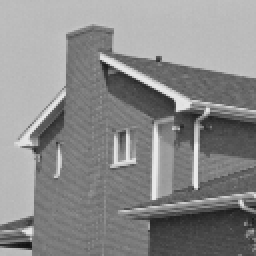
%> input picture HW2/LR_House.png, 128 x 128 px (shown 2 times larger)
$ octave Q4.m   (GNU Octave 9; MATLAB toolbox functions it lacks are replaced by stand-ins)
%> lines starting %> are read from the running program, lines starting %| are printed output that depends on the picture
### HW2/My_Imresize_BL.m
function out = My_Imresize_BL(Input_Image, Resizing_Factor)
  [rows, collumns, ~] = size(Input_Image);
    out = zeros(rows*Resizing_Factor, collumns*Resizing_Factor);
    for i = 1: size(out, 1)
        for j = 1: size(out, 2)
           x = i/Resizing_Factor - floor(i/Resizing_Factor);
           y = j/Resizing_Factor - floor(j/Resizing_Factor);

           i_temp = ceil(i/Resizing_Factor);
           j_temp = ceil(j/Resizing_Factor);

           if(i_temp == 1 && j_temp == 1)
               a = Input_Image(1, 1);
           elseif(i_temp == 1)
               a = Input_Image(1, j_temp-1);
           elseif(j_temp==1)
               a = Input_Image(i_temp,1);
           elseif(i_temp ~= 1 && j_temp ~=1)
               a = Input_Image(i_temp-1, j_temp-1);
           end
           if(i_temp == 1)
               b = Input_Image(1, j_temp);
           else
               b = Input_Image(i_temp-1, j_temp);
           end
           if(j_temp == 1)
               c = Input_Image(i_temp, 1);
           else
               c = Input_Image(i_temp, j_temp-1);
           end
           d = Input_Image(i_temp, j_temp);

           e = a*(1-x)*(1-y)+b*x*(1-y)+c*(1-x)*y+d*x*y;
           out(i, j) = e;
        end
    end
end

### HW2/Q4.m
clc; clear; close all;

I = rgb2gray(im2double(imread('LR_House.png')));
%> I: size 128x128 double; min 0.0667, max 0.933, mean 0.542
I2 = rgb2gray(im2double(imread('House.png')));
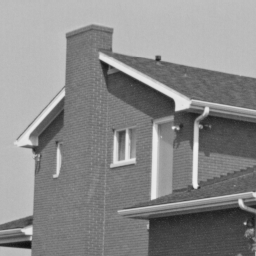
%> input picture HW2/House.png, 256 x 256 px
%> I2: size 256x256 double; min 0.0627, max 0.937, mean 0.541
out1 = My_Imresize_BL(I,2);
%> after the loop in My_Imresize_BL, `for i = 1: size(out, 1)`:
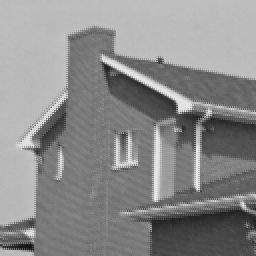
%> out: size 256x256 double; min 0.0667, max 0.933, mean 0.545
%> after the loop in My_Imresize_BL, `for i = 1: size(out, 1)`: a = 0.314; b = 0.353; c = 0.294
%> (the run ends here)
